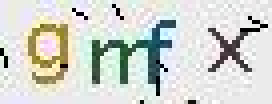
#> input picture picture-ocr/python-solu/picture/gmfx_1572427126410.jpg, 68 x 26 px (shown 4 times larger); its folder holds only this picture in this run
$ python ocr.py picture/gmfx_1572427126410.jpg
#> lines starting #> are read from the running program, lines starting #| are printed output that depends on the picture
import requests
import time
import sys
import os
import numpy as np
from io import BytesIO
from PIL import Image
from collections import defaultdict


# 获取验证码的网址
CAPT_URL = 'xxx.com'

# 验证码的保存路径
CAPT_PATH = r'C:\Users\thinker\Desktop\picture'
if not os.path.exists(CAPT_PATH):
    os.mkdir(CAPT_PATH)


# [13 lines left out: function capt_fetch, not called in this run]


def get_threshold(capt):
    """
    获取一张图片中，像素出现次数最多的像素，作为阈值
    :param capt:
    :return:
    """
    pixel_dict = defaultdict(int)
    # 取得图片长、宽
    rows, cols = capt.size
    for i in range(rows):
        for j in range(cols):
            # 取得这一点的(r,g,b)
            pixel = capt.getpixel((i, j))
            # 以像素做key，出现的次数做value
            pixel_dict[pixel] += 1
    # 取得字典中像素出现最多的次数
    count_max = max(pixel_dict.values())
    # 反转字典，改为以出现次数做key，方便后面取得像素
    pixel_dict_reverse = {v: k for k, v in pixel_dict.items()}
    # 取得出现次数最多的像素
    threshold = pixel_dict_reverse[count_max]
    return threshold


def get_bin_table(threshold):
    """
    按照阈值进行二值化处理
    :param threshold:
    :return:
    """
    table = []
    rate = 0.1
    for i in range(256):
        if threshold * (1 - rate) <= i <= threshold * (1 + rate):
            table.append(1)
        else:
            table.append(0)
    return table


# [13 lines left out: function capt_download, not called in this run]


def capt_process(capt):
    """
    图像预处理，将验证码图片转为二值型图片，按字符切割
    :param capt: image
    :return: 一个数组包含四个元素，每个元素是一张包含单个字符的二值型图片
    """
    # 转为灰度图
    capt_gray = capt.convert("L")
    # 取得图片阈值
    threshold = get_threshold(capt_gray)
    # 二值化图片
    table = get_bin_table(threshold)
    capt_bw = capt_gray.point(table, "1")
    capt_per_char_list = []
    for i in range(4):
        x = 5 + i * 15
        y = 2
        capt_per_char = capt_bw.crop((x, y, x + 13, y + 24))
        capt_per_char_list.append(capt_per_char)

    return capt_per_char_list


def capt_inference(capt_per_char):
    """
    提取图像特征
    :param capt_per_char: 由单个字符组成的二值型图片
    :return: 包含 capt_per_char中字符的特征
    """
    char_array = np.array(capt_per_char)
    total_pixels = np.sum(char_array)
    cols_pixels = np.sum(char_array, 0)
    rows_pixels = np.sum(char_array, 1)
    char_features = np.append(cols_pixels, rows_pixels)
    char_features = np.append(total_pixels, char_features)
    return char_features.tolist()


def train():
    """
    将预分类的验证码图片集转化为字符特征训练集
    :return: train_labels 验证码字符预分类结果
    :return: train_table  验证码字符特征训练集
    """
    files = os.listdir(CAPT_PATH)

    train_table = []
    train_labels = []
    for f in files:
        # 取出验证码的实际值存入train_labels
        train_labels += list(f.split("_")[0])
        capt = Image.open(CAPT_PATH + "/" + f)
        capt_per_char_list = capt_process(capt)
        for capt_per_char in capt_per_char_list:
            char_features = capt_inference(capt_per_char)
            train_table.append(char_features)

    return train_table, train_labels


def nnc(train_table, test_vec, train_labels):
    """
    根据已知特征矩阵的分类情况，预测未分类的特征向量所属类别
    :param train_table: 预分类的特征矩阵
    :param test_vec: 特征向量， 长度必须与矩阵的列数相等
    :param train_labels: 特征矩阵的类别向量
    :return:
    """
    dist_mat = np.square(np.subtract(train_table, test_vec))
    dist_vec = np.sum(dist_mat, axis=1)
    pos = np.argmin(dist_vec)

    return train_labels[pos]


# [18 lines of commented-out code are left out]


# [28 lines left out: functions my_split, read_txt, not called in this run]


# [16 lines of commented-out code are left out]
def entrance():
    """
    :param capt: 待识别验证码路径
    :return: 识别出的验证码
    """
    test_labels = []
    capt = Image.open(sys.argv[1])
#> capt is the input picture: PIL image 68x26 RGB; mean R, G, B 209.1, 212.3, 206
    # 训练
    train_table, train_labels = train()
#> in capt_process, `capt_gray = capt.convert("L")`:
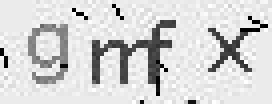
#> capt_gray: PIL image 68x26 L (shown 4 times larger); min 0, max 255, mean 210.6
#> after the loop in get_threshold, `for i in range(rows):`: pixel_dict = 136 items
#> in get_threshold, `count_max = max(pixel_dict.values())`: count_max = 266
#> in get_threshold, `pixel_dict_reverse = {v: k for k, v in pixel_dict.items()}`: pixel_dict_reverse = 37 items
#> in get_threshold, `threshold = pixel_dict_reverse[count_max]`: threshold = 235
#> after the loop in get_bin_table, `for i in range(256):`: table = 256 values from 0 to 1
#> in capt_process, `capt_bw = capt_gray.point(table, "1")`:
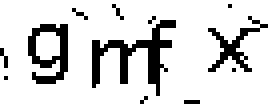
#> capt_bw: PIL image 68x26 1 (shown 4 times larger); 84.2% white; black in thin lines or dots
#> after the loop in capt_process, `for i in range(4):`: capt_per_char_list = 4 items
#> the loop in train, `for capt_per_char in capt_per_char_list:` made 4 passes
#> (total_pixels in capt_inference, cols_pixels in capt_inference) on passes 1 to 4: (235, [24, 24, 19, 13, 18, 18, 18, 18, 18, 19, 10, 12, 24]), (251, [23, 23, 24, 12, 13, 22, 22, 22, 22, 20, 12, 14, 22]), (243, [21, 21, 12, 9, 6, 19, 19, 20, 22, 24, 24, 23, 23]), (262, [24, 24, 22, 20, 20, 18, 19, 21, 18, 18, 18, 19, 21])
#> train_table = 4 items; train_labels = ['g', 'm', 'f', 'x']
    capt_per_char_list = capt_process(capt)
#> capt_per_char_list = 4 items
    for capt_per_char in capt_per_char_list:
        char_features = capt_inference(capt_per_char)
        label = nnc(train_table, char_features, train_labels)
        test_labels.append(label)
#> this loop made 4 passes
#> (total_pixels in capt_inference, cols_pixels in capt_inference, dist_vec in nnc, label) on passes 1 to 4: (235, [24, 24, 19, 13, 18, 18, 18, 18, 18, 19, 10, 12, 24], [0, 630, 860, 1109], 'g'), (251, [23, 23, 24, 12, 13, 22, 22, 22, 22, 20, 12, 14, 22], [630, 0, 652, 491], 'm'), (243, [21, 21, 12, 9, 6, 19, 19, 20, 22, 24, 24, 23, 23], [860, 652, 0, 1053], 'f'), (262, [24, 24, 22, 20, 20, 18, 19, 21, 18, 18, 18, 19, 21], [1109, 491, 1053, 0], 'x')
#> after the loop, test_labels = ['g', 'm', 'f', 'x']

    test_labels = "".join(test_labels)
    print(test_labels)
#| gmfx


if __name__ == "__main__":
    entrance()
